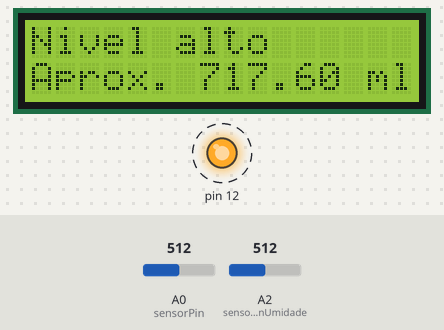
This sketch was run on a simulated Arduino Uno, built with avr-gcc and run on an emulated ATmega328P. On the bench: 16×2 character LCD, output pins drawn as LEDs (lit = HIGH). Dashed ring = blinking. The inputs (shaded band) are chosen by the test bench; at power-on: A0 (sensorPin) = 512, A2 (sensorPinUmidade) = 512. What the sketch prints to the serial monitor is not drawn.

Above: at 1.2 s.
1.3 s: A0 (sensorPin) set to 541
At 3.9 s:
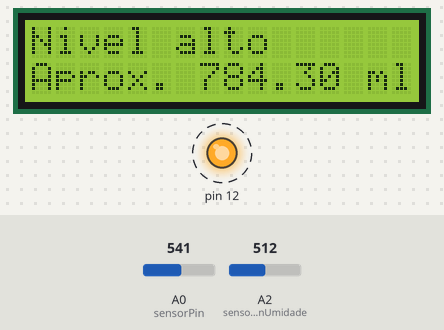
7.3 s: A0 (sensorPin) set to 566
At 10.0 s:
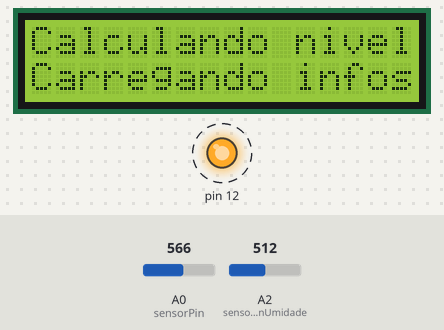
13.3 s: A0 (sensorPin) set to 390
At 16.1 s:
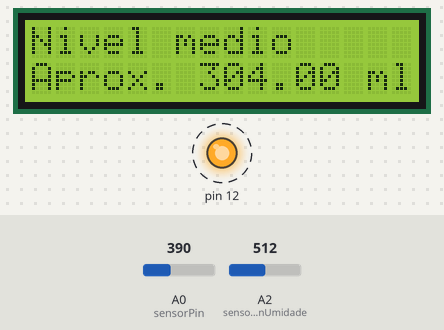
18.8 s: A0 (sensorPin) set to 315
At 22.2 s:
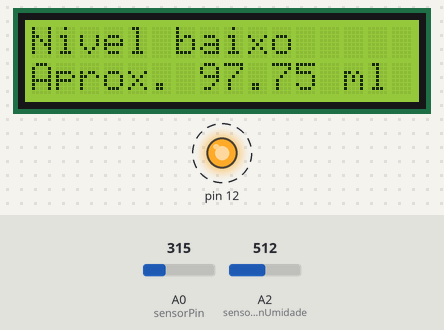
24.8 s: A0 (sensorPin) set to 560
At 28.1 s:
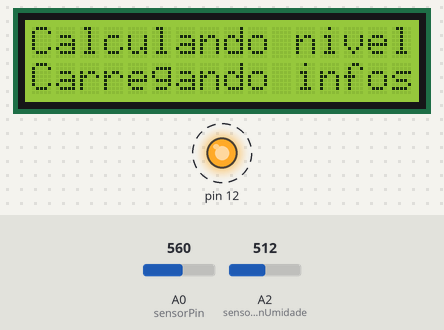
29.0 s: A2 (sensorPinUmidade) set to 414
31.7 s: A2 (sensorPinUmidade) set to 385
At 31.7 s:
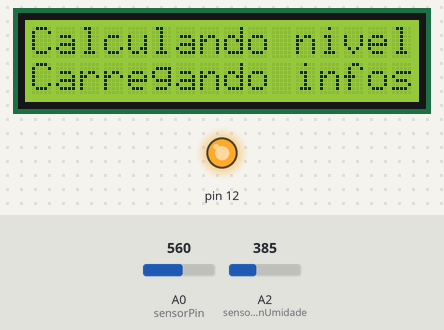
Timing chart, 0 to 34.7 s (numbered marks = the images above; inputs shaded):
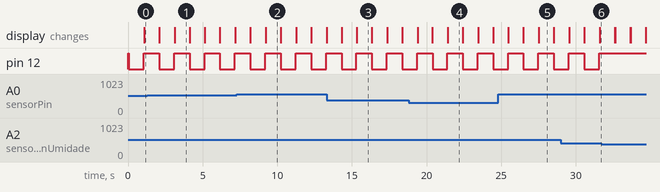

Measured:
- the behaviour switches between 550 and 551 on A0 (sensorPin) (found by bisection; images 1 and 2)
- the behaviour switches between 401 and 400 on A2 (sensorPinUmidade) (found by bisection; images 5 and 6)
- after the input at 1.3 s, the display: first differs from a run without the input after 1.8 s (image 1)
- after the input at 7.3 s, the display: first differs from a run without the input after 1.9 s (image 2)
- after the input at 13.3 s, the display: first differs from a run without the input after 2.0 s (image 3)
- after the input at 18.8 s, the display: first differs from a run without the input after 2.6 s (image 4)
- after the input at 24.8 s, the display: first differs from a run without the input after 2.7 s (image 5)
- after the input at 31.7 s, pin 12: stays HIGH (without the input it goes to LOW after 0.91 s)

The sketch:

codigo_completo.ino
```cpp
// Bibliotecas
#include <Wire.h>
#include <LiquidCrystal_I2C.h>

int sensorPin = A0;  // Seleciona o pino de entrada analogico que o sensor de agua está utilizando
int sensorPinUmidade = A2;  // Seleciona o pino de entrada analogico que o sensor de umidade está utilizando
int sensorValue = 0; // Armazena o valor que está recebendo do sensor
int leituraSensorUmidade;

// Setar o nº de colunas e linhas do display
int lcdColumns = 16;
int lcdRows = 2;

LiquidCrystal_I2C lcd(0x27, lcdColumns, lcdRows);

void printar_lcd(double res){
  // Serial.println(res);
  lcd.setCursor(0, 0);
  if(res <= 180){
    lcd.print("Nivel baixo");
  }
  else if(res <= 360){
    lcd.print("Nivel medio");
  }
  else {
    lcd.print("Nivel alto");
  }

  lcd.setCursor(0, 1);
  lcd.print("Aprox. ");
  lcd.print(res);
  lcd.print(" ml");
}

void setup() {
  //Atuador
  pinMode(12, OUTPUT);
  digitalWrite(12, HIGH);   // desliga a bomba

  Serial.begin(9600); // Define o tempo de interação entre o arduino e o serial ArduinoIDE                       -
  lcd.init();
}

void loop() {
  lcd.setBacklight(HIGH); // Liga a luz de fundo do LCD
  sensorValue = analogRead(sensorPin); // Faz a leitura do valor que o sensor de nível está enviando
  leituraSensorUmidade = analogRead(A2); // Faz a leitura do sensor umidade

  //Verifica se o solo está umido
  if(leituraSensorUmidade <= 400){
    digitalWrite(12, HIGH);   // desliga a bomba
  }else{
    digitalWrite(12, LOW); // liga a bomba
    delay(1000);
    digitalWrite(12, HIGH); // desliga a bomba
  }


// Exibe a quantidade de ml no display LCD conforme o valor lido pelo sensor de nivel


  if(sensorValue <= 256 ){
    printar_lcd(0);
  }
  else if(sensorValue <= 305){ //50 ml
    double res = (sensorValue-250)*1;
    printar_lcd(res);
  }
  else if(sensorValue <= 325){ //100 ml
    double res = (sensorValue-200)*0.85;
    printar_lcd(res);
  }
  else if(sensorValue <= 345){ //150 ml
    double res = (sensorValue-200)*1.15;
    printar_lcd(res);
  }
  else if(sensorValue <= 361){ //200 ml
    double res = (sensorValue-200)*1.4;
    printar_lcd(res);
  }
  else if(sensorValue <= 375){ //250 ml
    double res = (sensorValue-200)*1.5;
    printar_lcd(res);
  }
  else if(sensorValue <= 390){ //300 ml
    double res = (sensorValue-200)*1.6;
    printar_lcd(res);
  }
  else if(sensorValue <= 398){ //350 ml
    double res = (sensorValue-200)*1.8;
    printar_lcd(res);
  }
  else if(sensorValue <= 425){ //400 ml
    double res = (sensorValue-200)*1.85;
    printar_lcd(res);
  }
  else if(sensorValue <= 460){ //450 ml
    double res = (sensorValue-200)*1.8;
    printar_lcd(res);
  }
  else if(sensorValue <= 485){ //500 ml
    double res = (sensorValue-200)*2.05;
    printar_lcd(res);
  }
  else if(sensorValue <= 550){ //550 ml
    double res = (sensorValue-200)*2.3;
    printar_lcd(res);
  }
  else{
    //double res = (sensorValue-400)*5;
    lcd.setCursor(0, 0);
    lcd.print("Calculando nivel: ");
    lcd.setCursor(0, 1);
    lcd.print("Carregando infos");
    //lcd.print(res);
    lcd.print(" ml");
  }


 Serial.println(sensorValue);
 Serial.println();
 //Serial.println(leituraSensorUmidade);
 delay(1000); // Atraso de 1 segundo
 lcd.clear(); // Limpa o display LCD
}
```
